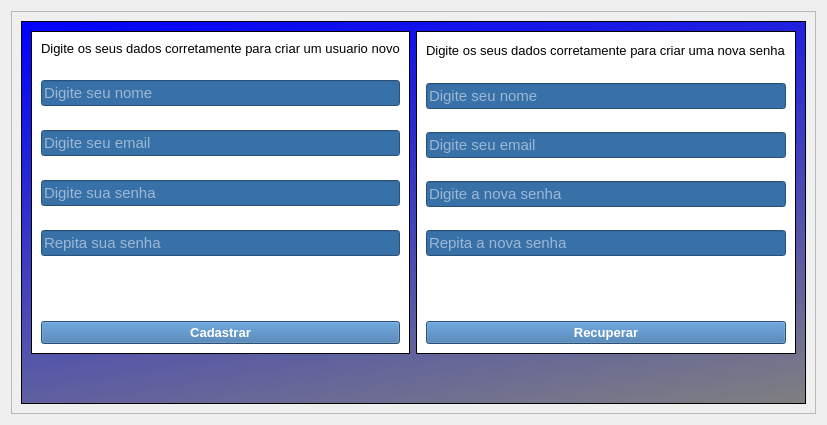
         <widget class="QWidget" name="page_8">
          <layout class="QGridLayout" name="gridLayout_6">
           <item row="0" column="0">
            <widget class="QFrame" name="frame_24">
             <property name="frameShape">
              <enum>QFrame::StyledPanel</enum>
             </property>
             <property name="frameShadow">
              <enum>QFrame::Raised</enum>
             </property>
             <layout class="QGridLayout" name="gridLayout_7">
              <item row="0" column="1">
               <widget class="QFrame" name="frame_25">
                <property name="styleSheet">
                 <string notr="true">background-color: qlineargradient(x1: 0, y1: 0, x2: 1, y2: 3,stop: 0 blue, stop: 0.4 gray,stop: 1 green);

</string>
                </property>
                <property name="frameShape">
                 <enum>QFrame::Box</enum>
                </property>
                <property name="frameShadow">
                 <enum>QFrame::Plain</enum>
                </property>
                <layout class="QGridLayout" name="gridLayout_11">
                 <item row="0" column="1">
                  <widget class="QFrame" name="frame_27">
                   <property name="styleSheet">
                    <string notr="true">background-color: rgb(255, 255, 255);</string>
                   </property>
                   <property name="frameShape">
                    <enum>QFrame::Box</enum>
                   </property>
                   <property name="frameShadow">
                    <enum>QFrame::Plain</enum>
                   </property>
                   <layout class="QGridLayout" name="gridLayout_10">
                    <property name="verticalSpacing">
                     <number>23</number>
                    </property>
                    <item row="2" column="0">
                     <widget class="QLineEdit" name="emailDoUsuario">
                      <property name="font">
                       <font>
                        <pointsize>11</pointsize>
                        <weight>50</weight>
                        <bold>false</bold>
                       </font>
                      </property>
                      <property name="styleSheet">
                       <string notr="true">background-color: rgb(56, 112, 168);
color: rgb(255, 255, 255);</string>
                      </property>
                      <property name="text">
                       <string/>
                      </property>
                      <property name="placeholderText">
                       <string>Digite seu email</string>
                      </property>
                     </widget>
                    </item>
                    <item row="4" column="0">
                     <widget class="QLineEdit" name="c_senhaUsuario">
                      <property name="font">
                       <font>
                        <pointsize>11</pointsize>
                        <weight>50</weight>
                        <bold>false</bold>
                       </font>
                      </property>
                      <property name="styleSheet">
                       <string notr="true">background-color: rgb(56, 112, 168);
color: rgb(255, 255, 255);</string>
                      </property>
                      <property name="text">
                       <string/>
                      </property>
                      <property name="echoMode">
                       <enum>QLineEdit::Password</enum>
                      </property>
                      <property name="placeholderText">
                       <string>Repita a nova senha</string>
                      </property>
                     </widget>
                    </item>
                    <item row="5" column="0">
                     <widget class="QLabel" name="avisosUsuario">
                      <property name="maximumSize">
                       <size>
                        <width>16777215</width>
                        <height>29</height>
                       </size>
                      </property>
                      <property name="font">
                       <font>
                        <pointsize>11</pointsize>
                        <weight>75</weight>
                        <italic>false</italic>
                        <bold>true</bold>
                       </font>
                      </property>
                      <property name="styleSheet">
                       <string notr="true">color: rgb(0, 85, 0);</string>
                      </property>
                      <property name="text">
                       <string/>
                      </property>
                     </widget>
                    </item>
                    <item row="3" column="0">
                     <widget class="QLineEdit" name="senhaDoUsuario">
                      <property name="font">
                       <font>
                        <pointsize>11</pointsize>
                        <weight>50</weight>
                        <bold>false</bold>
                       </font>
                      </property>
                      <property name="styleSheet">
                       <string notr="true">background-color: rgb(56, 112, 168);
color: rgb(255, 255, 255);</string>
                      </property>
                      <property name="text">
                       <string/>
                      </property>
                      <property name="echoMode">
                       <enum>QLineEdit::Password</enum>
                      </property>
                      <property name="placeholderText">
                       <string>Digite a nova senha</string>
                      </property>
                     </widget>
                    </item>
                    <item row="6" column="0">
                     <widget class="QPushButton" name="recuperarSenha">
                      <property name="font">
                       <font>
                        <pointsize>10</pointsize>
                        <weight>75</weight>
                        <bold>true</bold>
                       </font>
                      </property>
                      <property name="styleSheet">
                       <string notr="true">background-color: rgb(56, 112, 168);
color: rgb(255, 255, 255);</string>
                      </property>
                      <property name="text">
                       <string>Recuperar</string>
                      </property>
                      <property name="icon">
                       <iconset>
                        <normaloff>../Imagens/cad_pessoas.ico</normaloff>../Imagens/cad_pessoas.ico</iconset>
                      </property>
                      <property name="iconSize">
                       <size>
                        <width>36</width>
                        <height>40</height>
                       </size>
                      </property>
                     </widget>
                    </item>
                    <item row="1" column="0">
                     <widget class="QLineEdit" name="nomeDoUsuario">
                      <property name="font">
                       <font>
                        <pointsize>11</pointsize>
                        <weight>50</weight>
                        <bold>false</bold>
                       </font>
                      </property>
                      <property name="whatsThis">
                       <string/>
                      </property>
                      <property name="styleSheet">
                       <string notr="true">background-color: rgb(56, 112, 168);
color: rgb(255, 255, 255);</string>
                      </property>
                      <property name="inputMask">
                       <string/>
                      </property>
                      <property name="text">
                       <string notr="true"/>
                      </property>
                      <property name="dragEnabled">
                       <bool>false</bool>
                      </property>
                      <property name="readOnly">
                       <bool>false</bool>
                      </property>
                      <property name="placeholderText">
                       <string>Digite seu nome </string>
                      </property>
                      <property name="cursorMoveStyle">
                       <enum>Qt::LogicalMoveStyle</enum>
                      </property>
                     </widget>
                    </item>
                    <item row="0" column="0">
                     <widget class="QLabel" name="label_4">
                      <property name="font">
                       <font>
                        <pointsize>10</pointsize>
                       </font>
                      </property>
                      <property name="text">
                       <string>Digite os seus dados corretamente para criar uma nova senha</string>
                      </property>
                     </widget>
                    </item>
                   </layout>
                  </widget>
                 </item>
                 <item row="1" column="0">
                  <spacer name="verticalSpacer">
                   <property name="orientation">
                    <enum>Qt::Vertical</enum>
                   </property>
                   <property name="sizeHint" stdset="0">
                    <size>
                     <width>20</width>
                     <height>40</height>
                    </size>
                   </property>
                  </spacer>
                 </item>
                 <item row="0" column="0">
                  <widget class="QFrame" name="frame_26">
                   <property name="styleSheet">
                    <string notr="true">background-color: rgb(255, 255, 255);</string>
                   </property>
                   <property name="frameShape">
                    <enum>QFrame::Box</enum>
                   </property>
                   <property name="frameShadow">
                    <enum>QFrame::Plain</enum>
                   </property>
                   <layout class="QGridLayout" name="gridLayout_9">
                    <property name="verticalSpacing">
                     <number>24</number>
                    </property>
                    <item row="1" column="0">
                     <widget class="QLineEdit" name="cadNome">
                      <property name="font">
                       <font>
                        <pointsize>11</pointsize>
                        <weight>50</weight>
                        <bold>false</bold>
                       </font>
                      </property>
                      <property name="whatsThis">
                       <string/>
                      </property>
                      <property name="styleSheet">
                       <string notr="true">background-color: rgb(56, 112, 168);
color: rgb(255, 255, 255);</string>
                      </property>
                      <property name="inputMask">
                       <string/>
                      </property>
                      <property name="text">
                       <string notr="true"/>
                      </property>
                      <property name="dragEnabled">
                       <bool>false</bool>
                      </property>
                      <property name="readOnly">
                       <bool>false</bool>
                      </property>
                      <property name="placeholderText">
                       <string>Digite seu nome </string>
                      </property>
                      <property name="cursorMoveStyle">
                       <enum>Qt::LogicalMoveStyle</enum>
                      </property>
                     </widget>
                    </item>
                    <item row="5" column="0">
                     <widget class="QLabel" name="label_2">
                      <property name="font">
                       <font>
                        <pointsize>11</pointsize>
                        <weight>75</weight>
                        <italic>false</italic>
                        <bold>true</bold>
                       </font>
                      </property>
                      <property name="styleSheet">
                       <string notr="true">color: rgb(0, 85, 0);</string>
                      </property>
                      <property name="text">
                       <string/>
                      </property>
                     </widget>
                    </item>
                    <item row="0" column="0">
                     <widget class="QLabel" name="label">
                      <property name="font">
                       <font>
                        <pointsize>10</pointsize>
                       </font>
                      </property>
                      <property name="text">
                       <string>Digite os seus dados corretamente para criar um usuario novo</string>
                      </property>
                     </widget>
                    </item>
                    <item row="6" column="0">
                     <widget class="QPushButton" name="pushButton">
                      <property name="font">
                       <font>
                        <pointsize>10</pointsize>
                        <weight>75</weight>
                        <bold>true</bold>
                       </font>
                      </property>
                      <property name="styleSheet">
                       <string notr="true">background-color: rgb(56, 112, 168);
color: rgb(255, 255, 255);</string>
                      </property>
                      <property name="text">
                       <string>Cadastrar</string>
                      </property>
                      <property name="icon">
                       <iconset>
                        <normaloff>../Imagens/cad_pessoas.ico</normaloff>../Imagens/cad_pessoas.ico</iconset>
                      </property>
                      <property name="iconSize">
                       <size>
                        <width>36</width>
                        <height>40</height>
                       </size>
                      </property>
                     </widget>
                    </item>
                    <item row="3" column="0">
                     <widget class="QLineEdit" name="cadSenha">
                      <property name="font">
                       <font>
                        <pointsize>11</pointsize>
                        <weight>50</weight>
                        <bold>false</bold>
                       </font>
                      </property>
                      <property name="styleSheet">
                       <string notr="true">background-color: rgb(56, 112, 168);
color: rgb(255, 255, 255);</string>
                      </property>
                      <property name="text">
                       <string/>
                      </property>
                      <property name="echoMode">
                       <enum>QLineEdit::Password</enum>
                      </property>
                      <property name="placeholderText">
                       <string>Digite sua senha</string>
                      </property>
                     </widget>
                    </item>
                    <item row="2" column="0">
                     <widget class="QLineEdit" name="cadEmail">
                      <property name="font">
                       <font>
                        <pointsize>11</pointsize>
                        <weight>50</weight>
                        <bold>false</bold>
                       </font>
                      </property>
                      <property name="styleSheet">
                       <string notr="true">background-color: rgb(56, 112, 168);
color: rgb(255, 255, 255);</string>
                      </property>
                      <property name="text">
                       <string/>
                      </property>
                      <property name="placeholderText">
                       <string>Digite seu email</string>
                      </property>
                     </widget>
                    </item>
                    <item row="4" column="0">
                     <widget class="QLineEdit" name="contraSenha">
                      <property name="font">
                       <font>
                        <pointsize>11</pointsize>
                        <weight>50</weight>
                        <bold>false</bold>
                       </font>
                      </property>
                      <property name="styleSheet">
                       <string notr="true">background-color: rgb(56, 112, 168);
color: rgb(255, 255, 255);</string>
                      </property>
                      <property name="text">
                       <string/>
                      </property>
                      <property name="echoMode">
                       <enum>QLineEdit::Password</enum>
                      </property>
                      <property name="placeholderText">
                       <string>Repita sua senha</string>
                      </property>
                     </widget>
                    </item>
                   </layout>
                  </widget>
                 </item>
                 <item row="1" column="1">
                  <spacer name="verticalSpacer_2">
                   <property name="orientation">
                    <enum>Qt::Vertical</enum>
                   </property>
                   <property name="sizeHint" stdset="0">
                    <size>
                     <width>20</width>
                     <height>40</height>
                    </size>
                   </property>
                  </spacer>
                 </item>
                </layout>
               </widget>
              </item>
             </layout>
            </widget>
           </item>
          </layout>
         </widget>
